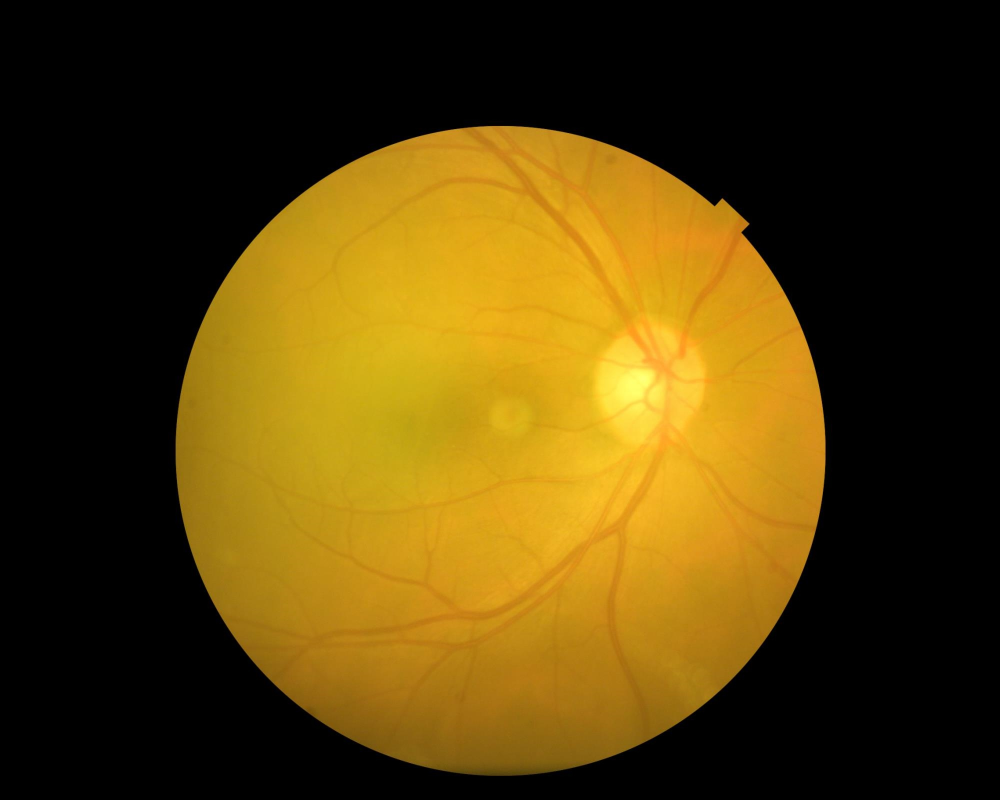
#> input picture testv/v1/css-R-LM.jpg, 2000 x 1600 px (shown at 1/2 size)
$ python 'sift图像.py'
#> lines starting #> are read from the running program, lines starting #| are printed output that depends on the picture
import math

import cv2
import numpy as np
import scipy.stats as stats
from PIL import Image


# 定义误差函数
# [53 lines left out: functions compute_error, mlesac, My_addWeight, not called in this run]


img1 = cv2.imread("testv/v1/css-R-LM.jpg")
#> img1 is the input picture: shape (1600, 2000, 3); mean B, G, R 9.9, 62.5, 84.2
img2 = cv2.imread("testv/v1/css-R-LL.jpg")
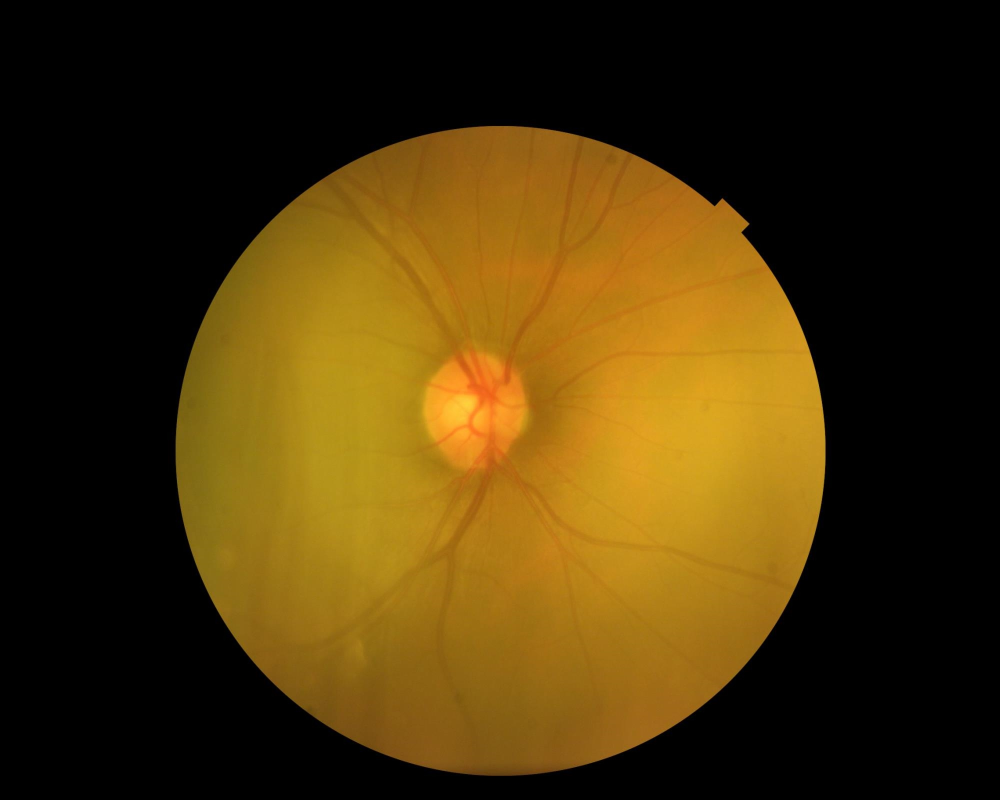
#> input picture testv/v1/css-R-LL.jpg, 2000 x 1600 px (shown at 1/2 size)
#> img2 is the input picture: shape (1600, 2000, 3); mean B, G, R 9.2, 50.7, 71.4
# cv2.Stitcher_create()
# 转换为灰度图像
img3 = cv2.cvtColor(img1, cv2.COLOR_BGR2GRAY)
img4 = cv2.cvtColor(img2, cv2.COLOR_BGR2GRAY)
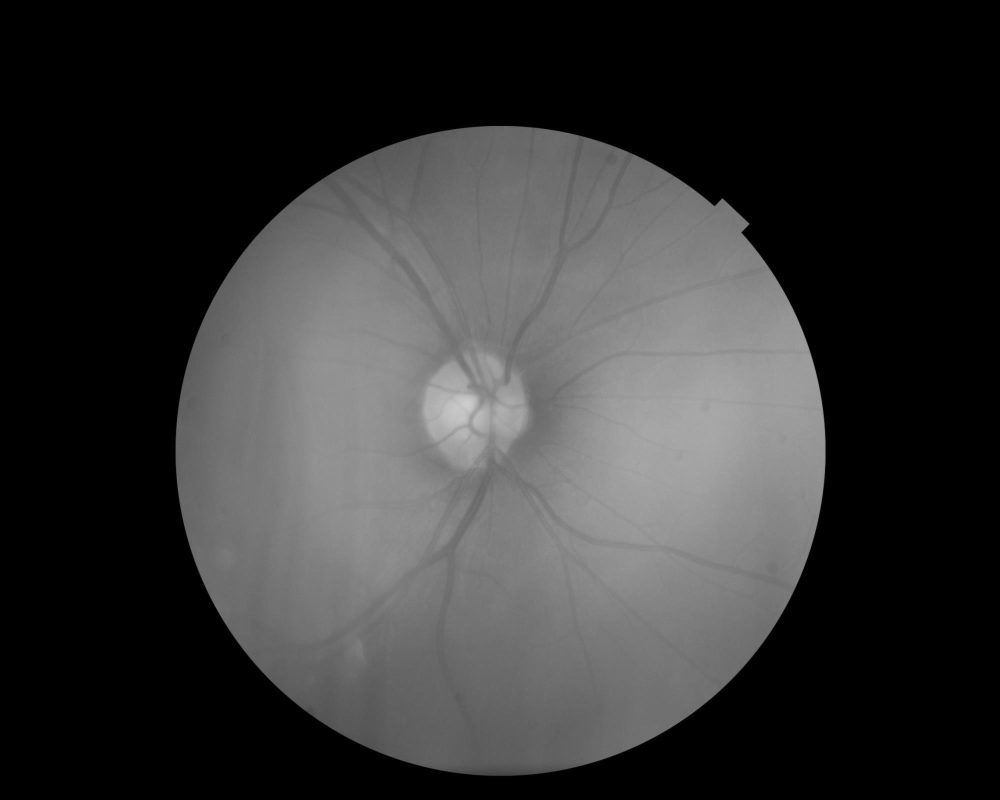
#> img4: shape (1600, 2000) (shown at 1/2 size); min 0, max 205, mean 52.2

# cv2.namedWindow("BFmatch", cv2.WINDOW_NORMAL)
# cv2.imshow("BFmatch", img3)
# cv2.waitKey(0)
# cv2.destroyAllWindows()

# clahe = cv2.createCLAHE(clipLimit=2.0, tileGridSize=(8, 8))  # 限制对比度的自适应直方图均衡化
#
# # 对RGB三通道都进行直方图均衡化
# img3 = img_red_process_CLAHE = clahe.apply(img3)
# img4 = img_red_process_CLAHE = clahe.apply(img4)

# cv2.namedWindow("BFmatch", cv2.WINDOW_NORMAL)
# cv2.imshow("BFmatch", img3)
# cv2.waitKey(0)
# cv2.destroyAllWindows()

# kps2 是关键点（keypoints）的列表，每个关键点具有一组坐标和一个尺度。
# features2是关键点的特征描述符，也可以看做是对关键点周围区域的局部描述。
# 这些特征点和描述符可以用于图像匹配、拼接、目标检测等任务。
# 在该代码中，kps2 和 features2 是通过SIFT算法从图像img2中提取的关键点和特征描述符。
# nfeatures，保留的最佳特性的数量。特征按其得分进行排序(以SIFT算法作为局部对比度进行测量)；
# nOctavelLayers，高斯金字塔最小层级数，由图像自动计算出；
# constrastThreshold，对比度阈值用于过滤区域中的弱特征。阈值越大，检测器产生的特征越少。；
# edgeThreshold ，用于过滤掉类似边缘特征的阈值。 请注意，其含义与contrastThreshold不同，即edgeThreshold越大，滤出的特征越少；
# sigma，高斯输入层级， 如果图像分辨率较低，则可能需要减少数值。

# sift = cv2.SIFT_create(nfeatures=128, nOctaveLayers=3, contrastThreshold=0.005, edgeThreshold=0.6, sigma=1.6)
sift = cv2.SIFT_create(nfeatures=1024, nOctaveLayers=3, contrastThreshold=0.0025, edgeThreshold=0.3, sigma=1.1)
# sift = cv2.AKAZE_create()
kps1, features1 = sift.detectAndCompute(img3, None)
#> kps1 = 1024 keypoints; strongest (x, y, size): (1429, 404, 9.6), (1445, 404, 9.4), (1491, 448, 8.8), (1492, 465, 11.1)
kps2, features2 = sift.detectAndCompute(img4, None)
#> kps2 = 1024 keypoints; strongest (x, y, size): (1493, 448, 6.4), (1492, 465, 11), (1429, 404, 9.5), (1445, 404, 9.2)

img3 = cv2.drawKeypoints(img3, kps1, img3, color=(255, 0, 255))  # 画出特征点，并显示为红色圆圈
#> img3: shape (1600, 2000, 3)

img4 = cv2.drawKeypoints(img4, kps2, img4, color=(255, 0, 255))  # 画出特征点，并显示为红色圆圈
#> img4: shape (1600, 2000, 3)

hmerge = np.hstack((img3, img4))  # 水平拼接
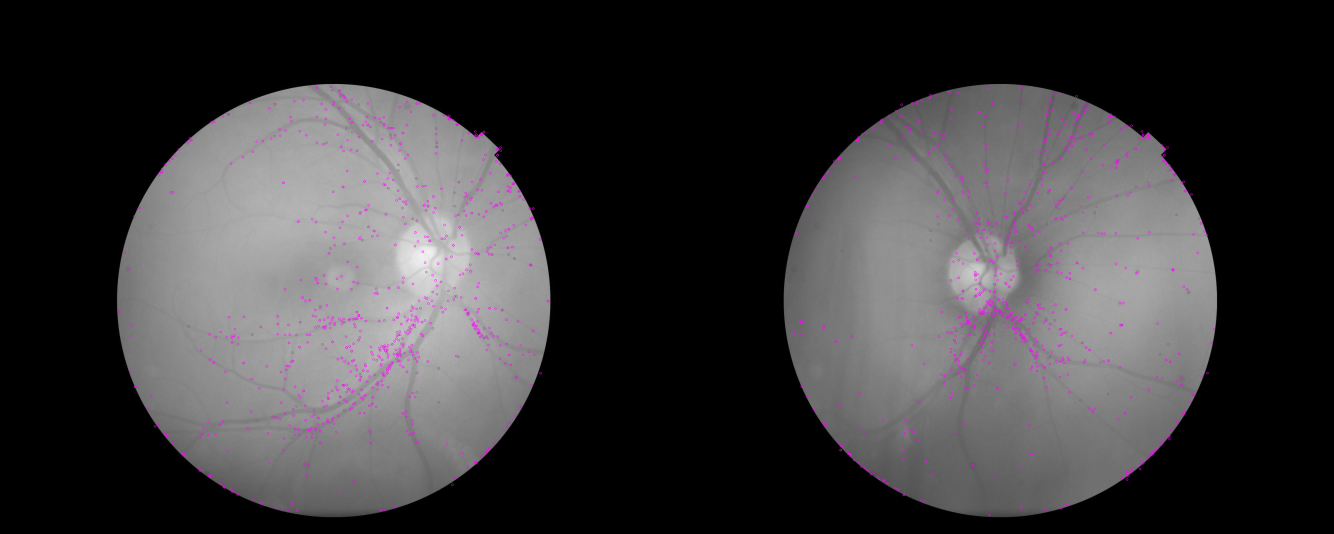
#> hmerge: shape (1600, 4000, 3) (shown at 1/3 size); mean of channels 0, 1, 2 58.3, 56.7, 58.3; drawn as B, G, R

cv2.namedWindow("point", cv2.WINDOW_NORMAL)

cv2.imshow("point", hmerge)  # 拼接显示为gray

cv2.waitKey(0)

# 使用暴力匹配算法进行特征匹配，可以使用不同的距离度量方法（例如L2范数、汉明距离等）来计算特征之间的距离。由于算法的简单性，该方法在匹配小型数据集时效果较好，但在处理大型数据集时可能较慢。
# bf = cv2.BFMatcher_create(cv2.NORM_L1,crossCheck=True)
# bf = cv2.BFMatcher_create(cv2.NORM_L2,crossCheck=True)
# # 是立体匹配的特征匹配器，用于计算左右相机的深度图。
# bf = cv2.StereoMatcher()
# # 是描述符匹配的抽象基类，提供了特征匹配的接口，包括匹配方法、距离测量方法、k近邻等。
# bf = cv2.DescriptorMatcher()
# # 使用快速最近邻搜索算法进行特征匹配，例如k-d树和k-means聚类。该方法适用于处理大型数据集，但可能需要较长的训练时间。
bf = cv2.FlannBasedMatcher()

matches = bf.match(features1, features2)
#> matches = 1024 matches


#
# pt1 = np.float32([kps1[m.queryIdx].pt for m in matches]).reshape(-1, 2)
# pt2 = np.float32([kps2[m.trainIdx].pt for m in matches]).reshape(-1, 2)
# H, inliers,max_confidence = mlesac(pt1, pt2, max_iterations=1000, threshold=3)
#
#
# matches_mask = np.zeros(len(matches)).astype(np.uint8)
# matches_mask[inliers] = 1
# draw_params = dict(matchColor=(0, 255, 0), singlePointColor=None, matchesMask=matches_mask, flags=2)
#
# img5 = cv2.drawMatches(img1, kps1, img2, kps2, matches, None, **draw_params)
#
# # img5 = cv2.drawMatches(img1, kps1, img2, kps2, matches, None, flags=2)
#
# cv2.namedWindow("BFmatch", cv2.WINDOW_NORMAL)
# cv2.imshow("BFmatch", img5)
# cv2.waitKey(0)
# cv2.destroyAllWindows()


# 仅保留两张图片感兴趣区域的特征点
# 找到斜率相似的匹配点对
similar_matches = []
for match in matches:
    x1, y1 = kps1[match.queryIdx].pt
    x2, y2 = kps2[match.trainIdx].pt
    if x1>983 and x1<983+506 and y1>455 and y1<455+819 and x2>666 and x2 <666+578  and y2>397 and y2    <397+937:
    # if x1 in range(700, 983 + 506) and y1 in range(300, 455 + 819) and x2 in range(400, 666 + 578) and y2 in range(
    #         397, 397 + 937):
        similar_matches.append(match)
#> this loop made 1024 passes
#> (x1, y1, x2, y2) on passes 1 to 3: (1315.2, 1104.7, 1268.4, 1049.6), (1314, 790.3, 973.9, 940.3), (1195.9, 1081.6, 864.5, 1080)
#> after the loop, similar_matches = 374 matches
matches = []
matches = similar_matches
#> matches = 374 matches
similar_matches = []

img5 = cv2.drawMatches(img1, kps1, img2, kps2, matches, None, flags=2)
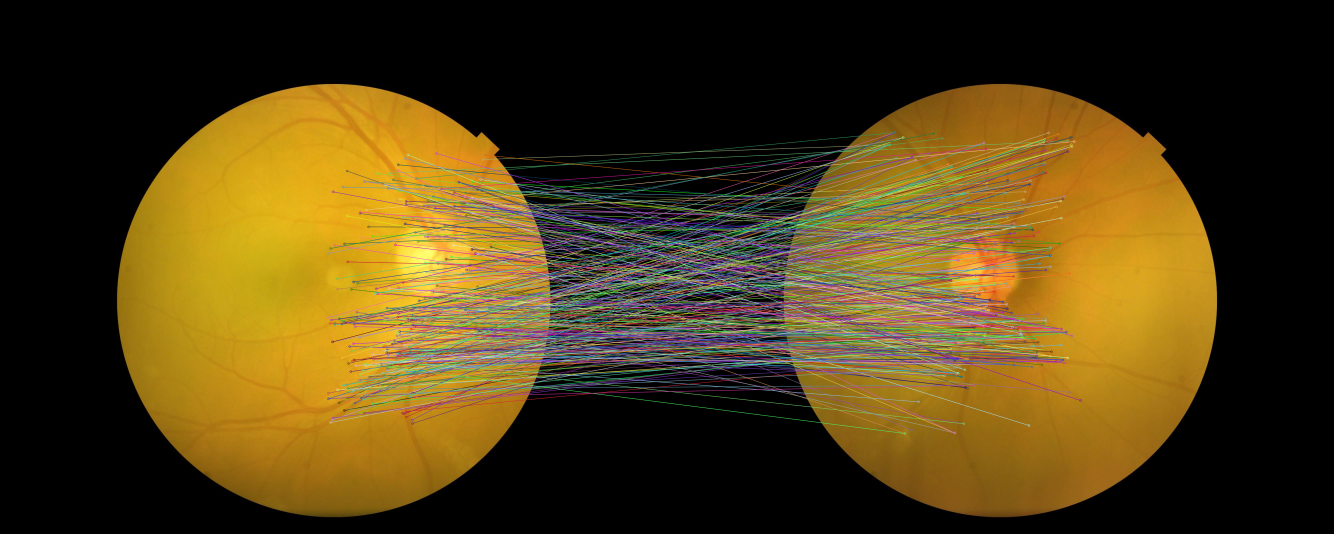
#> img5: shape (1600, 4000, 3) (shown at 1/3 size); mean B, G, R 21.2, 61.2, 79.3

cv2.namedWindow("BFmatch", cv2.WINDOW_NORMAL)
cv2.imshow("BFmatch", img5)
cv2.waitKey(0)
cv2.destroyAllWindows()

distances = []
slopes = []
max_distances = -10000
min_distances = 10000
max_slope = -10000
min_slope = 10000
for match in matches:

    x1, y1 = kps1[match.queryIdx].pt
    x2, y2 = kps2[match.trainIdx].pt
    slope = (y2 - y1) / (x2 - x1 + 1e-9)
    dis = math.sqrt((x1 - x2) * (x1 - x2) + (y1 - y2) * (y1 - y2))
    if dis > max_distances:
        max_distances = dis
    if dis < min_distances:
        min_distances = dis
    distances.append(dis)
    if slope > max_slope:
        max_slope = slope
    if slope < min_slope:
        min_slope = slope
    slopes.append(slope)
#> this loop made 374 passes
#> (x1, y1, x2, y2, slope, dis, max_distances, min_distances) on pass 1: (1314, 790.3, 973.9, 940.3, -0.441, 371.7, 371.7, 371.7)
#> (x1, y1, x2, y2, slope, dis, min_distances, max_slope) on passes 2 to 3: (1195.9, 1081.6, 864.5, 1080, 0.00491, 331.5, 331.5, 0.00491), (1195.3, 1003.9, 1137.1, 961.6, 0.725, 71.92, 71.92, 0.725)

distances_area = (max_distances - min_distances) * 0.1

max_slope = math.atan(max_slope)
min_slope = math.atan(min_slope)

# max_slope = math.radians(max_slope)
# min_slope = math.radians(min_slope)

max_slope = math.degrees(max_slope)
min_slope = math.degrees(min_slope)

slopes_area = (max_slope - min_slope) * 0.1
if slopes_area <= 0.4:
    slopes_area = 0.4

dist_kde = stats.gaussian_kde(distances)
slope_kde = stats.gaussian_kde(slopes)
# 计算距离和斜率概率密度函数的值
dist_values = dist_kde(distances)
slope_values = slope_kde(slopes)

max_dist_index = np.argmax(dist_values)
max_slope_index = np.argmax(slope_values)

max_dist = distances[max_dist_index]
max_slope_kde = slopes[max_slope_index]
max_slope_kde = math.atan(max_slope_kde)
max_slope_kde = math.degrees(max_slope_kde)

# 找到斜率相似的匹配点对
similar_matches = []
for i in range(len(matches)):
    slope_i = math.atan(slopes[i])
    slope_i = math.degrees(slope_i)
    if (abs(max_dist - distances[i]) < distances_area) and (abs(max_slope_kde - slope_i) < slopes_area):
        similar_matches.append(matches[i])

img5 = cv2.drawMatches(img1, kps1, img2, kps2, similar_matches, None, flags=2)

cv2.namedWindow("BFmatch", cv2.WINDOW_NORMAL)
cv2.imshow("BFmatch", img5)
cv2.waitKey(0)
cv2.destroyAllWindows()

distances = []
slopes = []
matches = []
matches = similar_matches
similar_matches = []

distances = []
slopes = []
max_distances = -10000
min_distances = 10000
max_slope = -10000
min_slope = 10000
for match in matches:

    x1, y1 = kps1[match.queryIdx].pt
    x2, y2 = kps2[match.trainIdx].pt
    slope = (y2 - y1) / (x2 - x1 + 1e-9)
    dis = math.sqrt((x1 - x2) * (x1 - x2) + (y1 - y2) * (y1 - y2))
    if dis > max_distances:
        max_distances = dis
    if dis < min_distances:
        min_distances = dis
    distances.append(dis)
    if slope > max_slope:
        max_slope = slope
    if slope < min_slope:
        min_slope = slope
    slopes.append(slope)
#> this loop made 51 passes

distances_area = (max_distances - min_distances) * 0.1

max_slope = math.atan(max_slope)
min_slope = math.atan(min_slope)

max_slope = math.degrees(max_slope)
min_slope = math.degrees(min_slope)

slopes_area = (max_slope - min_slope) * 0.1
if slopes_area <= 0.4:
    slopes_area = 0.4

dist_kde = stats.gaussian_kde(distances)
slope_kde = stats.gaussian_kde(slopes)
# 计算距离和斜率概率密度函数的值
dist_values = dist_kde(distances)
slope_values = slope_kde(slopes)

max_dist_index = np.argmax(dist_values)
max_slope_index = np.argmax(slope_values)

max_dist = distances[max_dist_index]
max_slope_kde = slopes[max_slope_index]
max_slope_kde = math.atan(max_slope_kde)
max_slope_kde = math.degrees(max_slope_kde)

test_distance = []
test_slope = []
# 找到斜率相似的匹配点对
similar_matches = []
for i in range(len(matches)):
    slope_i = math.atan(slopes[i])
    slope_i = math.degrees(slope_i)
    if (abs(max_dist - distances[i]) < distances_area) and (abs(max_slope_kde - slope_i) < slopes_area):
        test_distance.append(distances[i])
        test_slope.append(slope_i)
        similar_matches.append(matches[i])

# [6 lines of commented-out code are left out]

cnt = 0
# 选择最佳匹配点
good_matches = []
for m in similar_matches:
    cnt = cnt + 1
    # if m.distance < 0.90 * (len(features1[0]) ** 0.5):
    # if cnt < int(len(similar_matches)*0.2):
    # if cnt < int(len(similar_matches)*0.2) and cnt < 30:
    good_matches.append(m)
#> this loop made 19 passes

img5 = cv2.drawMatches(img1, kps1, img2, kps2, good_matches, None, flags=2)

cv2.namedWindow("BFmatch", cv2.WINDOW_NORMAL)
cv2.imshow("BFmatch", img5)
cv2.waitKey(0)
cv2.destroyAllWindows()

# 提取匹配点的坐标
src_pts = np.float32([kps1[m.queryIdx].pt for m in good_matches]).reshape(-1, 1, 2)
dst_pts = np.float32([kps2[m.trainIdx].pt for m in good_matches]).reshape(-1, 1, 2)

# 计算透视变换矩阵
M, _ = cv2.findHomography(src_pts, dst_pts, cv2.RANSAC, 6.0)

img1 = cv2.imread("testv/v1/css-R-LM.jpg",cv2.IMREAD_UNCHANGED)
img2 = cv2.imread("testv/v1/css-R-LL.jpg",cv2.IMREAD_UNCHANGED)

# 对其中一张图片进行变换
result = cv2.warpPerspective(img1, M, (img1.shape[1] + img2.shape[1], img1.shape[0]+img2.shape[0]))

cv2.namedWindow("Panorama", cv2.WINDOW_NORMAL)
cv2.imshow('Panorama', result)
cv2.waitKey(0)
cv2.destroyAllWindows()

img2 = cv2.copyMakeBorder(img2,0,result.shape[0]-img2.shape[0],0,result.shape[1]-img2.shape[1],cv2.BORDER_CONSTANT)
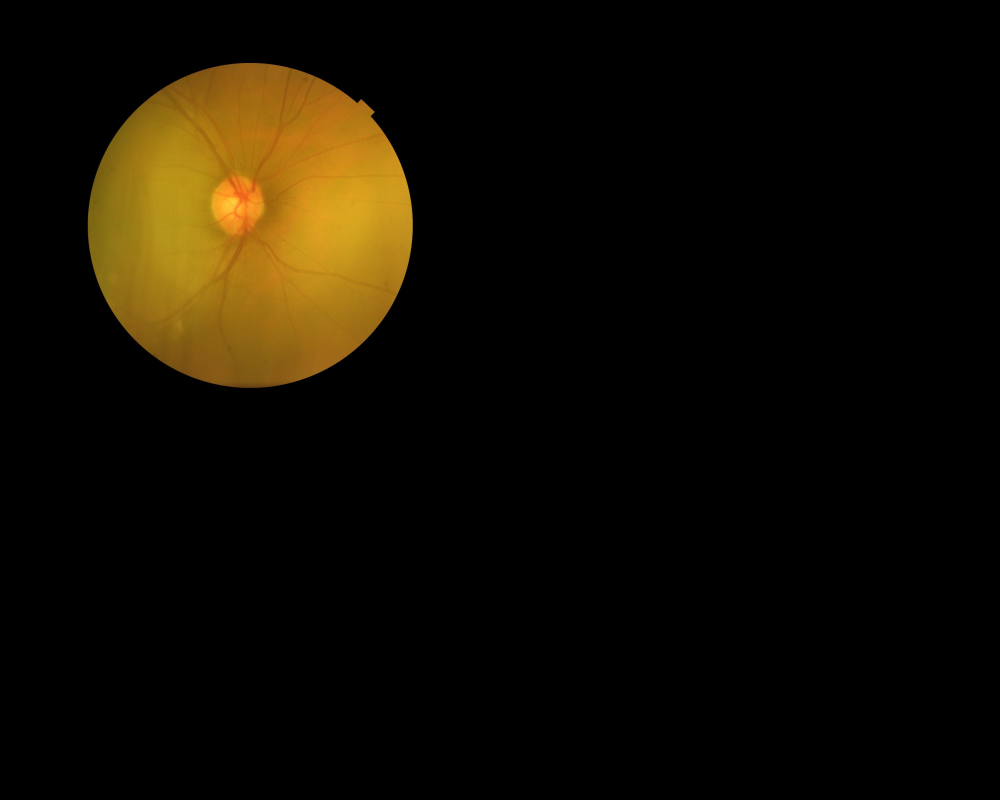
#> img2: shape (3200, 4000, 3) (shown at 1/4 size); mean B, G, R 2.3, 12.7, 17.9


img2 = Image.fromarray(cv2.cvtColor(img2,cv2.COLOR_BGRA2RGBA))
#> img2: PIL image 4000x3200 RGBA
result = Image.fromarray(cv2.cvtColor(result,cv2.COLOR_BGRA2RGBA))
#> result: PIL image 4000x3200 RGBA

# img2.paste(result, (0, 0))
out = Image.composite(result, img2, result)

out.save("luckylucky.png")
